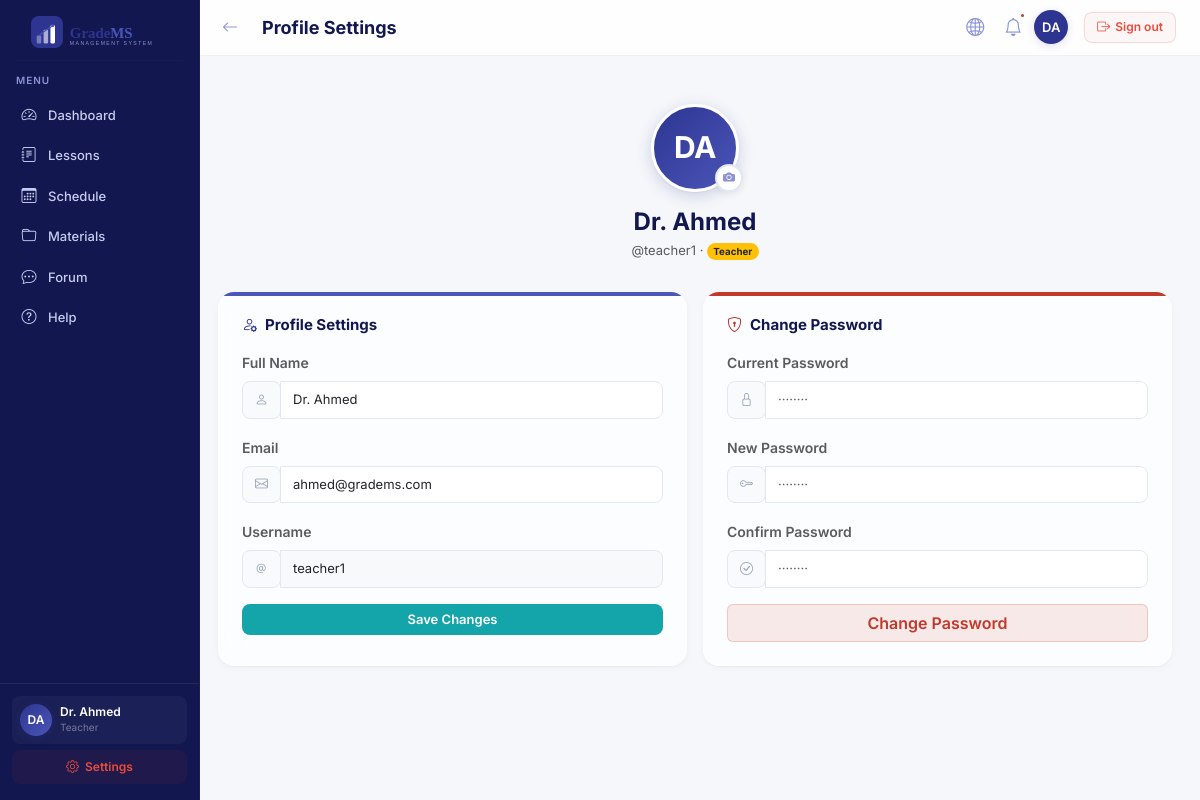
Screenshot of /profile (signed in) with the database file from the repository.
### tables this page shows
CREATE TABLE users (
    id INTEGER PRIMARY KEY AUTOINCREMENT,
    username TEXT UNIQUE NOT NULL,
    password_hash TEXT NOT NULL,
    full_name TEXT NOT NULL,
    email TEXT UNIQUE NOT NULL,
    role TEXT NOT NULL CHECK(role IN ('admin','teacher','student')),
    created_at TIMESTAMP DEFAULT CURRENT_TIMESTAMP
, avatar TEXT);

### blueprints/auth.py (the view, shortened to what this page needs)
@auth_bp.route('/profile', methods=['GET', 'POST'])
@login_required
def profile():
    from models.user import find_by_id
    g.db = get_db()
    user = find_by_id(session['user_id'])
    current_lang = session.get('lang', 'en')
    t = TRANSLATIONS.get(current_lang, TRANSLATIONS['en'])
    return render_template('profile.html', user=user)

### app.py (called while the page is built)
def get_db():
    if 'db' in g:
        return g.db
    db_path = os.environ.get('TEST_DB_PATH') or os.path.join(os.path.dirname(os.path.abspath(__file__)), 'grades.db')
    conn = sqlite3.connect(db_path)
    conn.row_factory = sqlite3.Row
    conn.execute("PRAGMA foreign_keys = ON")
    return conn

### blueprints/auth.py (called while the page is built)
@auth_bp.before_request
def load_user():
    g.db = get_db()
    if 'user_id' in session:
        g.user = g.db.execute("SELECT * FROM users WHERE id=?", (session['user_id'],)).fetchone()
        if not g.user:
            session.clear()
            return redirect(url_for('auth.login'))

### models/user.py (called while the page is built)
def find_by_id(user_id: int) -> dict | None:
    db = get_conn()
    return db.execute("SELECT * FROM users WHERE id=?", (user_id,)).fetchone()

### utils/helpers.py (called while the page is built)
def generate_csrf_token() -> str:
    if 'csrf_token' not in session:
        session['csrf_token'] = secrets.token_hex(32)
    return session['csrf_token']

### templates/profile.html (shortened to what this page needs)
{% extends 'base.html' %}
{% block page_content %}
{% set initials = g.user.full_name.split() | map('first') | join('') | upper %}
<div class="dashboard-wrapper">
    <aside class="dash-sidebar">
        <div class="sidebar-header">
            {% include '_logo.html' %}
        </div>
        <hr class="sidebar-divider">
        <div class="menu-label">{{ _('menu') }}</div>
        <ul class="sidebar-nav">
            {% if session.role == 'student' %}
            <li><a href="{{ url_for('student.dashboard') }}" class="nav-link"><i class="bi bi-speedometer2"></i>{{ _('dashboard') }}</a></li>
            <li><a href="#" class="nav-link"><i class="bi bi-journal-text"></i>{{ _('lessons') }}</a></li>
            <li><a href="#" class="nav-link"><i class="bi bi-calendar3"></i>{{ _('schedule') }}</a></li>
            <li><a href="#" class="nav-link"><i class="bi bi-folder"></i>{{ _('materials') }}</a></li>
            <li><a href="#" class="nav-link"><i class="bi bi-chat-dots"></i>{{ _('forum') }}</a></li>
            {% elif session.role == 'teacher' %}
            <li><a href="{{ url_for('teacher.dashboard') }}" class="nav-link"><i class="bi bi-speedometer2"></i>{{ _('dashboard') }}</a></li>
            <li><a href="#" class="nav-link"><i class="bi bi-journal-text"></i>{{ _('lessons') }}</a></li>
            <li><a href="#" class="nav-link"><i class="bi bi-calendar3"></i>{{ _('schedule') }}</a></li>
            <li><a href="#" class="nav-link"><i class="bi bi-folder"></i>{{ _('materials') }}</a></li>
            <li><a href="#" class="nav-link"><i class="bi bi-chat-dots"></i>{{ _('forum') }}</a></li>
            {% endif %}
            <li><a href="#" class="nav-link"><i class="bi bi-question-circle"></i>{{ _('help') }}</a></li>
        </ul>
        <div class="sidebar-footer">
            <div class="user-card">
                <div class="avatar">{% if not g.user.avatar %}{{ initials[:2] }}{% endif %}</div>
                <div class="user-info">
                    <div class="user-name">{{ g.user.full_name }}</div>
                    <div class="user-role">{{ session.role }}</div>
                </div>
            </div>
            <a href="{{ url_for('auth.profile') }}" class="sign-out"><i class="bi bi-gear"></i>{{ _('settings') }}</a>
        </div>
    </aside>
    <div class="dash-main">
        <header class="dash-topbar">
            <div class="dash-topbar-left d-flex align-items-center gap-3">
                <a href="{% if session.role == 'student' %}{{ url_for('student.dashboard') }}{% elif session.role == 'teacher' %}{{ url_for('teacher.dashboard') }}{% else %}{{ url_for('admin.dashboard') }}{% endif %}" class="btn-back"><i class="bi bi-arrow-left"></i></a>
                <div>
                    <h2>{{ _('profile_settings') }}</h2>
                </div>
            </div>
            <div class="dash-topbar-right">
                <div class="dropdown d-inline-block">
                    <a href="#" class="lang-btn" data-bs-toggle="dropdown" aria-expanded="false" title="{{ _('language') }}">
                        <i class="bi bi-globe2"></i>
                    </a>
                </div>
                <i class="bi bi-bell bell"><span class="badge-dot"></span></i>
                <div class="dash-avatar" title="{{ g.user.full_name }}">{% if not g.user.avatar %}{{ initials[:2] }}{% endif %}</div>
                <a href="{{ url_for('auth.logout') }}" class="btn-signout-top ms-1"><i class="bi bi-box-arrow-right"></i>{{ _('sign_out') }}</a>
            </div>
        </header>
        <main class="dash-content">
            <div class="profile-header text-center mb-4">
                <div class="profile-avatar-wrapper mx-auto mb-3">
                    <div class="profile-avatar" id="profileAvatar">{% if not user.avatar %}{{ initials[:2] }}{% endif %}</div>
                    <label class="avatar-upload-btn" title="{{ _('change_photo') }}">
                        <i class="bi bi-camera-fill"></i>
                    </label>
                </div>
                <h4 class="fw-bold mb-1" style="color:#12174F">{{ user.full_name }}</h4>
                <p class="text-muted mb-0" style="font-size:13px">@{{ user.username }} · <span class="badge bg-{% if session.role == 'admin' %}primary{% elif session.role == 'teacher' %}warning text-dark{% else %}success{% endif %} rounded-pill">{{ session.role | title }}</span></p>
            </div>
            <div class="row g-3 justify-content-center">
                <div class="col-md-6">
                    <div class="card glass-card h-100 overflow-hidden border-0">
                        <div class="glass-accent" style="background:linear-gradient(90deg,#4B56B8,#4B56B8)"></div>
                        <div class="card-body p-4">
                            <h5 class="fw-bold mb-3" style="font-size:15px;color:#12174F"><i class="bi bi-person-gear me-2" style="color:#2E3591"></i>{{ _('profile_settings') }}</h5>
                            <form method="post" id="profileForm">
                                <div class="mb-3">
                                    <label class="form-label small fw-semibold text-muted">{{ _('full_name') }}</label>
                                    <div class="input-group">
                                        <span class="input-group-text"><i class="bi bi-person"></i></span>
                                        <input name="full_name" class="form-control" value="{{ user.full_name }}" required>
                                    </div>
                                </div>
                                <div class="mb-3">
                                    <label class="form-label small fw-semibold text-muted">{{ _('email') }}</label>
                                    <div class="input-group">
                                        <span class="input-group-text"><i class="bi bi-envelope"></i></span>
                                        <input name="email" type="email" class="form-control" value="{{ user.email }}" required>
                                    </div>
                                </div>
                                <div class="mb-3">
                                    <label class="form-label small fw-semibold text-muted">{{ _('username') }}</label>
                                    <div class="input-group">
                                        <span class="input-group-text"><i class="bi bi-at"></i></span>
                                        <input class="form-control" value="{{ user.username }}" disabled readonly style="background:#f8f9fa">
                                    </div>
                                </div>
                                <button class="btn btn-gradient w-100">{{ _('save_changes') }}</button>
                            </form>
                        </div>
                    </div>
                </div>
                <div class="col-md-6">
                    <div class="card glass-card h-100 overflow-hidden border-0">
                        <div class="glass-accent" style="background:linear-gradient(90deg,#C0392B,#C0392B)"></div>
                        <div class="card-body p-4">
                            <h5 class="fw-bold mb-3" style="font-size:15px;color:#12174F"><i class="bi bi-shield-lock me-2" style="color:#C0392B"></i>{{ _('change_password') }}</h5>
                            <form method="post">
                                <div class="mb-3">
                                    <label class="form-label small fw-semibold text-muted">{{ _('current_password') }}</label>
                                    <div class="input-group">
                                        <span class="input-group-text"><i class="bi bi-lock"></i></span>
                                        <input name="current_password" type="password" class="form-control" placeholder="········">
                                    </div>
                                </div>
                                <div class="mb-3">
                                    <label class="form-label small fw-semibold text-muted">{{ _('new_password') }}</label>
                                    <div class="input-group">
                                        <span class="input-group-text"><i class="bi bi-key"></i></span>
                                        <input name="new_password" type="password" class="form-control" placeholder="········">
                                    </div>
                                </div>
                                <div class="mb-3">
                                    <label class="form-label small fw-semibold text-muted">{{ _('confirm_password') }}</label>
                                    <div class="input-group">
                                        <span class="input-group-text"><i class="bi bi-check-circle"></i></span>
                                        <input name="confirm_password" type="password" class="form-control" placeholder="········">
                                    </div>
                                </div>
                                <button class="btn w-100" style="background:rgba(192,57,43,0.1);color:#C0392B;font-weight:600;border:1px solid rgba(192,57,43,0.2);transition:all .2s ease" onmouseover="this.style.background='rgba(192,57,43,0.2)'" onmouseout="this.style.background='rgba(192,57,43,0.1)'">{{ _('change_password') }}</button>
                            </form>
                        </div>
                    </div>
                </div>
            </div>
        </main>
    </div>
</div>
{% endblock %}

### rows the page displays
users: user.full_name "Dr. Ahmed", role "Teacher", full_name "Dr. Ahmed", username "teacher1", email "ahmed@gradems.com"

### other values shown
{{ initials[:2] }} "DA"
